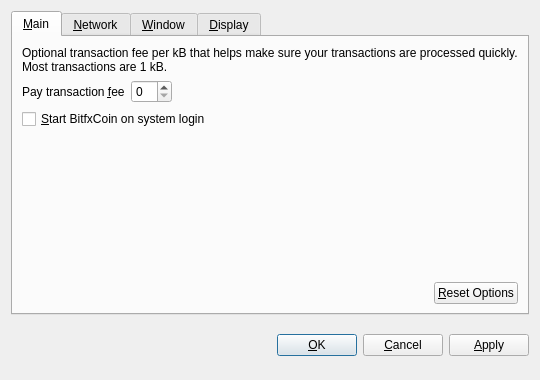
<?xml version="1.0" encoding="UTF-8"?>
<ui version="4.0">
 <class>OptionsDialog</class>
 <widget class="QDialog" name="OptionsDialog">
  <property name="geometry">
   <rect>
    <x>0</x>
    <y>0</y>
    <width>540</width>
    <height>380</height>
   </rect>
  </property>
  <property name="windowTitle">
   <string>Options</string>
  </property>
  <property name="modal">
   <bool>true</bool>
  </property>
  <layout class="QVBoxLayout" name="verticalLayout">
   <item>
    <widget class="QTabWidget" name="tabWidget">
     <property name="tabPosition">
      <enum>QTabWidget::North</enum>
     </property>
     <property name="currentIndex">
      <number>0</number>
     </property>
     <widget class="QWidget" name="tabMain">
      <attribute name="title">
       <string>&amp;Main</string>
      </attribute>
      <layout class="QVBoxLayout" name="verticalLayout_Main">
       <item>
        <widget class="QLabel" name="transactionFeeInfoLabel">
         <property name="text">
          <string>Optional transaction fee per kB that helps make sure your transactions are processed quickly. Most transactions are 1 kB.</string>
         </property>
         <property name="textFormat">
          <enum>Qt::PlainText</enum>
         </property>
         <property name="wordWrap">
          <bool>true</bool>
         </property>
        </widget>
       </item>
       <item>
        <layout class="QHBoxLayout" name="horizontalLayout_1_Main">
         <item>
          <widget class="QLabel" name="transactionFeeLabel">
           <property name="text">
            <string>Pay transaction &amp;fee</string>
           </property>
           <property name="textFormat">
            <enum>Qt::PlainText</enum>
           </property>
           <property name="buddy">
            <cstring>transactionFee</cstring>
           </property>
          </widget>
         </item>
         <item>
          <widget class="BitcoinAmountField" name="transactionFee"/>
         </item>
         <item>
          <spacer name="horizontalSpacer_1_Main">
           <property name="orientation">
            <enum>Qt::Horizontal</enum>
           </property>
           <property name="sizeHint" stdset="0">
            <size>
             <width>40</width>
             <height>20</height>
            </size>
           </property>
          </spacer>
         </item>
        </layout>
       </item>
       <item>
        <widget class="QCheckBox" name="bitcoinAtStartup">
         <property name="toolTip">
          <string>Automatically start BitfxCoin after logging in to the system.</string>
         </property>
         <property name="text">
          <string>&amp;Start BitfxCoin on system login</string>
         </property>
        </widget>
       </item>
       <item>
        <spacer name="verticalSpacer_Main">
         <property name="orientation">
          <enum>Qt::Vertical</enum>
         </property>
         <property name="sizeHint" stdset="0">
          <size>
           <width>20</width>
           <height>40</height>
          </size>
         </property>
        </spacer>
       </item>
       <item>
        <layout class="QHBoxLayout" name="horizontalLayout_2_Main">
         <item>
          <spacer name="horizontalSpacer_2_Main">
           <property name="orientation">
            <enum>Qt::Horizontal</enum>
           </property>
           <property name="sizeHint" stdset="0">
            <size>
             <width>40</width>
             <height>20</height>
            </size>
           </property>
          </spacer>
         </item>
         <item>
          <widget class="QPushButton" name="resetButton">
           <property name="toolTip">
            <string>Reset all client options to default.</string>
           </property>
           <property name="text">
            <string>&amp;Reset Options</string>
           </property>
           <property name="autoDefault">
            <bool>false</bool>
           </property>
          </widget>
         </item>
        </layout>
       </item>
      </layout>
     </widget>
     <widget class="QWidget" name="tabNetwork">
      <attribute name="title">
       <string>&amp;Network</string>
      </attribute>
      <layout class="QVBoxLayout" name="verticalLayout_Network">
       <item>
        <widget class="QCheckBox" name="mapPortUpnp">
         <property name="toolTip">
          <string>Automatically open the BitfxCoin client port on the router. This only works when your router supports UPnP and it is enabled.</string>
         </property>
         <property name="text">
          <string>Map port using &amp;UPnP</string>
         </property>
        </widget>
       </item>
       <item>
        <widget class="QCheckBox" name="connectSocks">
         <property name="toolTip">
          <string>Connect to the BitfxCoin network through a SOCKS proxy (e.g. when connecting through Tor).</string>
         </property>
         <property name="text">
          <string>&amp;Connect through SOCKS proxy:</string>
         </property>
        </widget>
       </item>
       <item>
        <layout class="QHBoxLayout" name="horizontalLayout_Network">
         <item>
          <widget class="QLabel" name="proxyIpLabel">
           <property name="text">
            <string>Proxy &amp;IP:</string>
           </property>
           <property name="textFormat">
            <enum>Qt::PlainText</enum>
           </property>
           <property name="buddy">
            <cstring>proxyIp</cstring>
           </property>
          </widget>
         </item>
         <item>
          <widget class="QValidatedLineEdit" name="proxyIp">
           <property name="maximumSize">
            <size>
             <width>140</width>
             <height>16777215</height>
            </size>
           </property>
           <property name="toolTip">
            <string>IP address of the proxy (e.g. 127.0.0.1)</string>
           </property>
          </widget>
         </item>
         <item>
          <widget class="QLabel" name="proxyPortLabel">
           <property name="text">
            <string>&amp;Port:</string>
           </property>
           <property name="textFormat">
            <enum>Qt::PlainText</enum>
           </property>
           <property name="buddy">
            <cstring>proxyPort</cstring>
           </property>
          </widget>
         </item>
         <item>
          <widget class="QLineEdit" name="proxyPort">
           <property name="maximumSize">
            <size>
             <width>55</width>
             <height>16777215</height>
            </size>
           </property>
           <property name="toolTip">
            <string>Port of the proxy (e.g. 9050)</string>
           </property>
          </widget>
         </item>
         <item>
          <widget class="QLabel" name="socksVersionLabel">
           <property name="text">
            <string>SOCKS &amp;Version:</string>
           </property>
           <property name="textFormat">
            <enum>Qt::PlainText</enum>
           </property>
           <property name="buddy">
            <cstring>socksVersion</cstring>
           </property>
          </widget>
         </item>
         <item>
          <widget class="QValueComboBox" name="socksVersion">
           <property name="toolTip">
            <string>SOCKS version of the proxy (e.g. 5)</string>
           </property>
          </widget>
         </item>
         <item>
          <spacer name="horizontalSpacer_Network">
           <property name="orientation">
            <enum>Qt::Horizontal</enum>
           </property>
           <property name="sizeHint" stdset="0">
            <size>
             <width>40</width>
             <height>20</height>
            </size>
           </property>
          </spacer>
         </item>
        </layout>
       </item>
       <item>
        <spacer name="verticalSpacer_Network">
         <property name="orientation">
          <enum>Qt::Vertical</enum>
         </property>
         <property name="sizeHint" stdset="0">
          <size>
           <width>20</width>
           <height>40</height>
          </size>
         </property>
        </spacer>
       </item>
      </layout>
     </widget>
     <widget class="QWidget" name="tabWindow">
      <attribute name="title">
       <string>&amp;Window</string>
      </attribute>
      <layout class="QVBoxLayout" name="verticalLayout_Window">
       <item>
        <widget class="QCheckBox" name="minimizeToTray">
         <property name="toolTip">
          <string>Show only a tray icon after minimizing the window.</string>
         </property>
         <property name="text">
          <string>&amp;Minimize to the tray instead of the taskbar</string>
         </property>
        </widget>
       </item>
       <item>
        <widget class="QCheckBox" name="minimizeOnClose">
         <property name="toolTip">
          <string>Minimize instead of exit the application when the window is closed. When this option is enabled, the application will be closed only after selecting Quit in the menu.</string>
         </property>
         <property name="text">
          <string>M&amp;inimize on close</string>
         </property>
        </widget>
       </item>
       <item>
        <spacer name="verticalSpacer_Window">
         <property name="orientation">
          <enum>Qt::Vertical</enum>
         </property>
         <property name="sizeHint" stdset="0">
          <size>
           <width>20</width>
           <height>40</height>
          </size>
         </property>
        </spacer>
       </item>
      </layout>
     </widget>
     <widget class="QWidget" name="tabDisplay">
      <attribute name="title">
       <string>&amp;Display</string>
      </attribute>
      <layout class="QVBoxLayout" name="verticalLayout_Display">
       <item>
        <layout class="QHBoxLayout" name="horizontalLayout_1_Display">
         <item>
          <widget class="QLabel" name="langLabel">
           <property name="text">
            <string>User Interface &amp;language:</string>
           </property>
           <property name="textFormat">
            <enum>Qt::PlainText</enum>
           </property>
           <property name="buddy">
            <cstring>lang</cstring>
           </property>
          </widget>
         </item>
         <item>
          <widget class="QValueComboBox" name="lang">
           <property name="toolTip">
            <string>The user interface language can be set here. This setting will take effect after restarting BitfxCoin.</string>
           </property>
          </widget>
         </item>
        </layout>
       </item>
       <item>
        <layout class="QHBoxLayout" name="horizontalLayout_2_Display">
         <item>
          <widget class="QLabel" name="unitLabel">
           <property name="text">
            <string>&amp;Unit to show amounts in:</string>
           </property>
           <property name="textFormat">
            <enum>Qt::PlainText</enum>
           </property>
           <property name="buddy">
            <cstring>unit</cstring>
           </property>
          </widget>
         </item>
         <item>
          <widget class="QValueComboBox" name="unit">
           <property name="toolTip">
            <string>Choose the default subdivision unit to show in the interface and when sending coins.</string>
           </property>
          </widget>
         </item>
        </layout>
       </item>
       <item>
        <widget class="QCheckBox" name="displayAddresses">
         <property name="toolTip">
          <string>Whether to show BitfxCoin addresses in the transaction list or not.</string>
         </property>
         <property name="text">
          <string>&amp;Display addresses in transaction list</string>
         </property>
        </widget>
       </item>
       <item>
        <widget class="QCheckBox" name="coinControlFeatures">
         <property name="toolTip">
          <string>Whether to show coin control features or not.</string>
         </property>
         <property name="text">
          <string>Display coin &amp;control features (experts only!)</string>
         </property>
        </widget>
       </item>
       <item>
        <spacer name="verticalSpacer_Display">
         <property name="orientation">
          <enum>Qt::Vertical</enum>
         </property>
         <property name="sizeHint" stdset="0">
          <size>
           <width>20</width>
           <height>40</height>
          </size>
         </property>
        </spacer>
       </item>
      </layout>
     </widget>
    </widget>
   </item>
   <item>
    <layout class="QHBoxLayout" name="horizontalLayout_Buttons">
     <item>
      <spacer name="horizontalSpacer_1">
       <property name="orientation">
        <enum>Qt::Horizontal</enum>
       </property>
       <property name="sizeHint" stdset="0">
        <size>
         <width>40</width>
         <height>48</height>
        </size>
       </property>
      </spacer>
     </item>
     <item>
      <widget class="QLabel" name="statusLabel">
       <property name="font">
        <font>
         <weight>75</weight>
         <bold>true</bold>
        </font>
       </property>
       <property name="text">
        <string/>
       </property>
       <property name="textFormat">
        <enum>Qt::PlainText</enum>
       </property>
       <property name="wordWrap">
        <bool>true</bool>
       </property>
      </widget>
     </item>
     <item>
      <spacer name="horizontalSpacer_2">
       <property name="orientation">
        <enum>Qt::Horizontal</enum>
       </property>
       <property name="sizeHint" stdset="0">
        <size>
         <width>40</width>
         <height>48</height>
        </size>
       </property>
      </spacer>
     </item>
     <item>
      <widget class="QPushButton" name="okButton">
       <property name="text">
        <string>&amp;OK</string>
       </property>
      </widget>
     </item>
     <item>
      <widget class="QPushButton" name="cancelButton">
       <property name="text">
        <string>&amp;Cancel</string>
       </property>
       <property name="autoDefault">
        <bool>false</bool>
       </property>
      </widget>
     </item>
     <item>
      <widget class="QPushButton" name="applyButton">
       <property name="text">
        <string>&amp;Apply</string>
       </property>
       <property name="autoDefault">
        <bool>false</bool>
       </property>
      </widget>
     </item>
    </layout>
   </item>
  </layout>
 </widget>
 <customwidgets>
  <customwidget>
   <class>BitcoinAmountField</class>
   <extends>QSpinBox</extends>
   <header>bitcoinamountfield.h</header>
  </customwidget>
  <customwidget>
   <class>QValueComboBox</class>
   <extends>QComboBox</extends>
   <header>qvaluecombobox.h</header>
  </customwidget>
  <customwidget>
   <class>QValidatedLineEdit</class>
   <extends>QLineEdit</extends>
   <header>qvalidatedlineedit.h</header>
  </customwidget>
 </customwidgets>
 <resources/>
 <connections/>
</ui>
